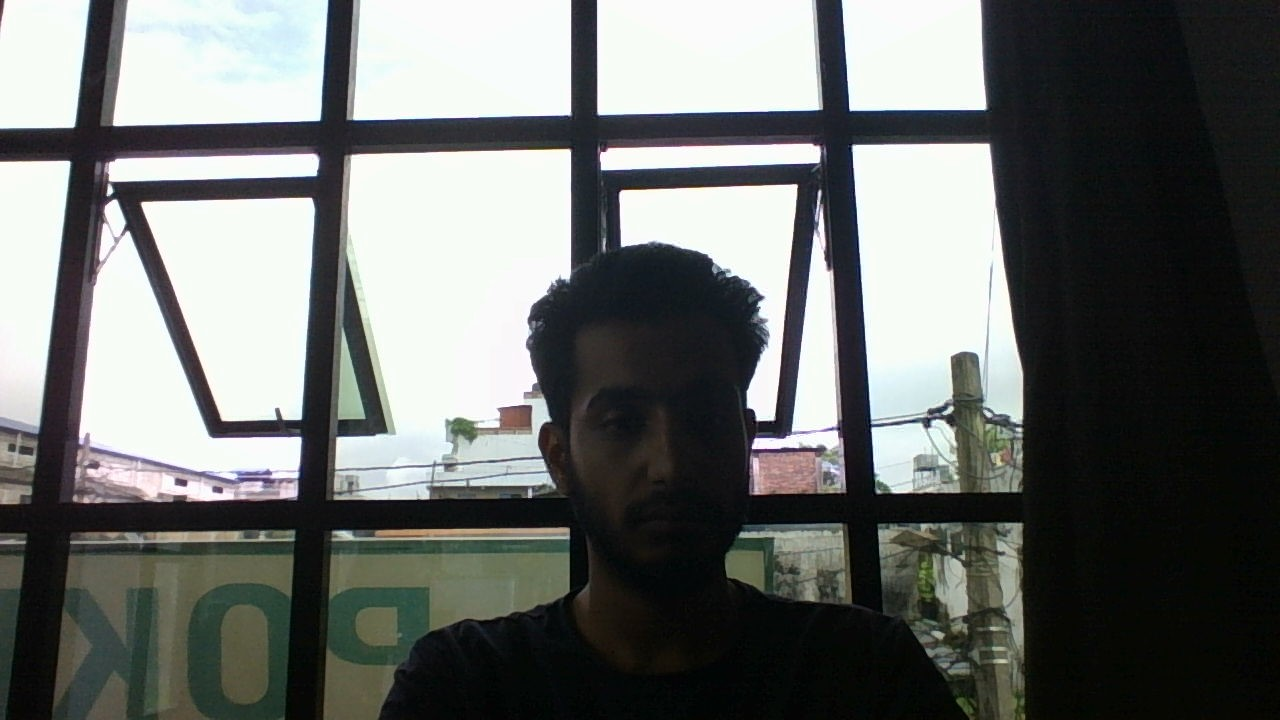
#> input picture demos/Openvino and Dlib/harsh.jpg, 1280 x 720 px
$ python hist.py
#> lines starting #> are read from the running program, lines starting #| are printed output that depends on the picture
import cv2
import numpy as np
import math

def equalizeHist(img):
	hls=cv2.cvtColor(img,cv2.COLOR_BGR2HLS)
	channels=cv2.split(hls)
	# print(np.mean(channels[0]))
	if(np.mean(channels[1] ) < 127):
		# clahe = cv2.createCLAHE(clipLimit=16.0,tileGridSize=(8,8))
		# channels[1] = clahe.apply(channels[1])
		cv2.equalizeHist(channels[1],channels[1])
		cv2.merge(channels,hls)
		cv2.cvtColor(hls,cv2.COLOR_HLS2BGR,img)

	cv2.imwrite("hsi-harsh.jpg",hls)


if __name__ == '__main__':
	img = cv2.imread("harsh.jpg")
#> img is the input picture: shape (720, 1280, 3); mean B, G, R 107.5, 109.7, 106.7
	equalizeHist(img)
#> in equalizeHist, `hls=cv2.cvtColor(img,cv2.COLOR_BGR2HLS)`: hls: shape (720, 1280, 3); mean of channels 0, 1, 2 71.6, 108, 70.3
#> in equalizeHist, `cv2.cvtColor(hls,cv2.COLOR_HLS2BGR,img)`: hls: shape (720, 1280, 3); mean of channels 0, 1, 2 71.6, 132.8, 70.3
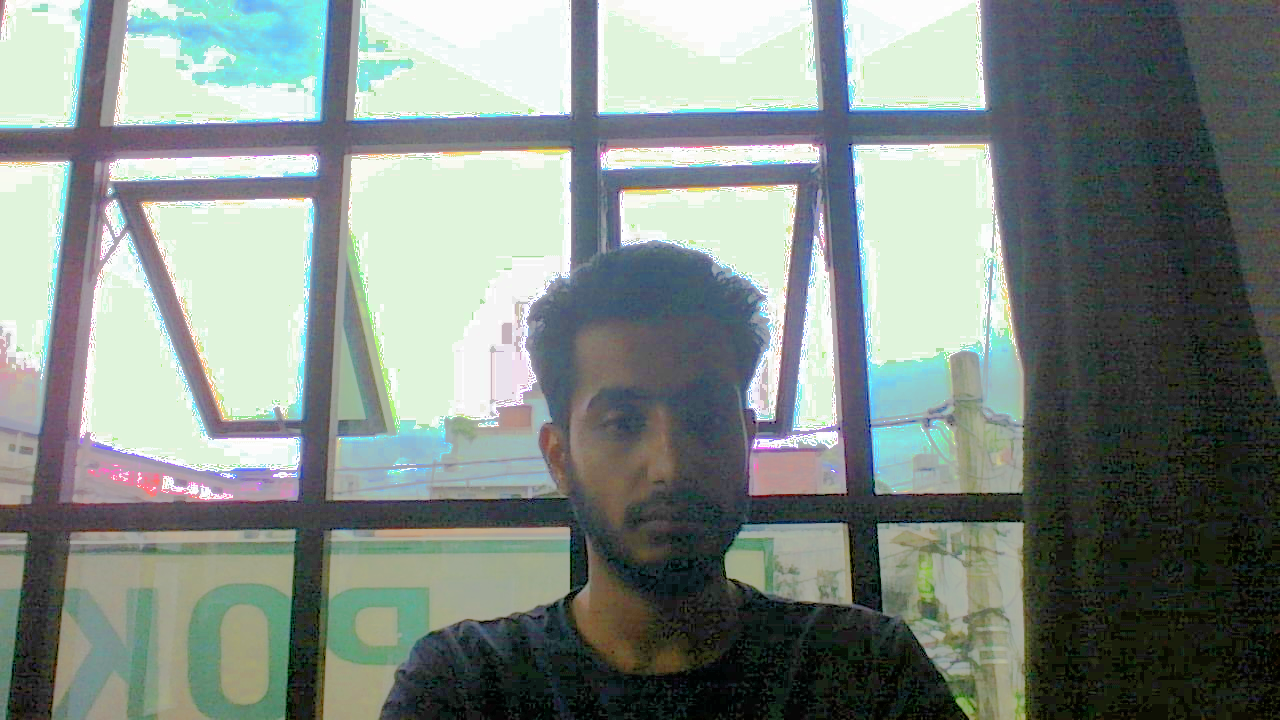
#> img: shape (720, 1280, 3); mean B, G, R 132.8, 138.1, 127.7

$ run again, with demos/Openvino and Dlib/img.jpg copied over demos/Openvino and Dlib/harsh.jpg
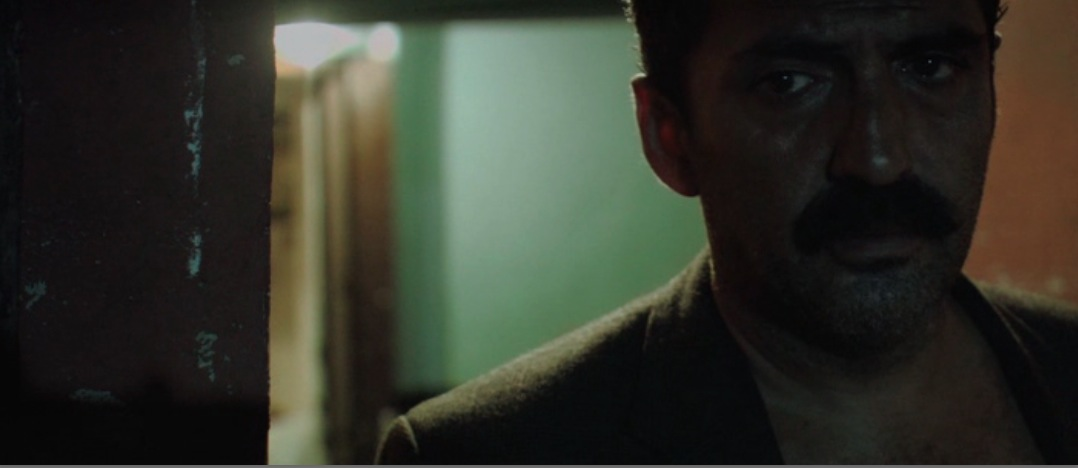
#> input picture demos/Openvino and Dlib/img.jpg, 1078 x 468 px
#> img is the input picture: shape (468, 1078, 3); mean B, G, R 42.1, 51.4, 49.7
#> `equalizeHist(img)`:
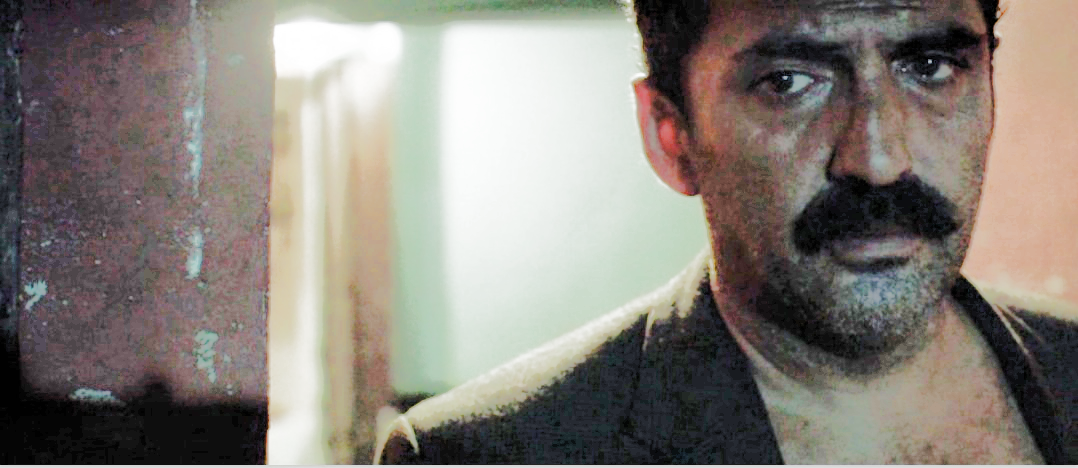
#> img: shape (468, 1078, 3); mean B, G, R 122.3, 129.5, 135.9
